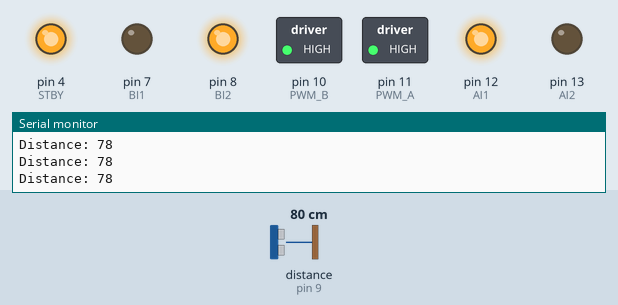
This sketch was run on a simulated Arduino Uno, built with avr-gcc and run on an emulated ATmega328P. Shown: switched loads named in the sketch (green lamp = pin HIGH), output pins drawn as LEDs (lit = HIGH), the last lines printed to the serial monitor. Wiring (inferred from the names in the program): ultrasonic range finder: trigger pin 5; echo pin 9. The inputs (shaded band) are chosen by the test bench; at power-on: distance to the obstacle (sensor on pin 9) 80 cm. The echo pulse lasts 58.3 µs per cm; pins used as bus, display or sensor lines are not drawn.

Above: at 1.2 s.
1.3 s: distance to the obstacle (sensor on pin 9) set to 17 cm
2.8 s: distance to the obstacle (sensor on pin 9) set to 13 cm
At 3.6 s:
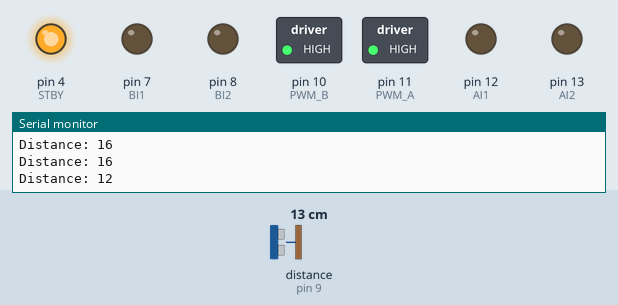
At 4.8 s:
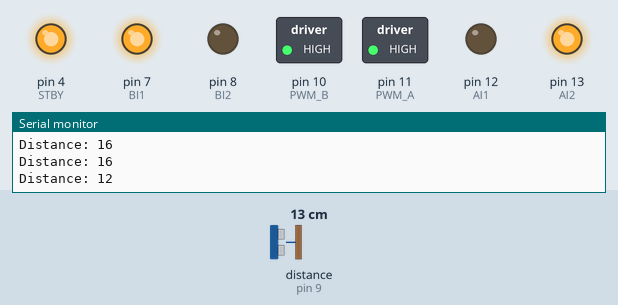
Timing chart, 0 to 11.3 s (numbered marks = the images above; inputs shaded):
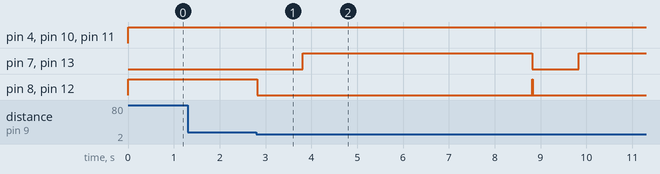

The sketch:

Collision_Detection.ino
```cpp
const int TRIG_PIN = 5;
const int ECHO_PIN = 9;
long duration;
int distance;

void setup() {

  // put your setup code here, to run once:

  pinMode(TRIG_PIN, OUTPUT);
  pinMode(ECHO_PIN, INPUT);
  Serial.begin(9600);
  pinMode(4, OUTPUT); // STBY

  //Motor 1 Control
  pinMode(11, OUTPUT); // PWM A
  pinMode(12, OUTPUT); // AI1
  pinMode(13, OUTPUT); // AI2

  //Motor 2 Control
  pinMode(10, OUTPUT); // PWM B
  pinMode(7, OUTPUT); // BI1
  pinMode(8, OUTPUT); // BI2
}

void loop() {
  // put your main code here, to run repeatedly:
  // Clears the trigPin
  digitalWrite(TRIG_PIN, LOW);
  delayMicroseconds(2);
  // Sets the trigPin on HIGH state for 10 micro seconds
  digitalWrite(TRIG_PIN, HIGH);
  delayMicroseconds(10);
  digitalWrite(TRIG_PIN, LOW);
  // Reads the echoPin, returns the sound wave travel time in microseconds
duration = pulseIn(ECHO_PIN, HIGH);
  // Calculating the distance
  distance = duration * 0.034 / 2;
  // Prints the distance on the Serial Monitor
  Serial.print("Distance: ");
  Serial.println(distance);
  forward(10);
  if(distance < 15) {
    stop(1000);
    backward(5000);
  }

}


//motors
  // digitalWrite(4, HIGH); //STBY, allows motors to drive
  // forward(2000);
  // stop(1000);
  // pivotLeft(2000);
  // stop(1000);
  // pivotRight(2000);
  // stop(1000);
  // backward(2000);
  // stop(1000);
  // pivotRight(2000);
  // stop(1000);

  // stop(1000);
  // forward(1000);
  // stop(1000);
  // backward(1000);
  // stop(1000);
  // turnLeft(1000);
  // stop(1000);
  // turnRight(1000);
  // stop(1000);
  // pivotLeft(1000);
  // stop(1000);
  // pivotRight(1000);
  // stop(1000);
//}


void forward(int forHowLong){
  digitalWrite(4, HIGH); //STBY, allows motors to drive
  //Motor 1
  digitalWrite(12, HIGH);
  digitalWrite(13, LOW);
  analogWrite(11, 255);
  //Motor 2
  digitalWrite(7, LOW);
  digitalWrite(8, HIGH);
  analogWrite(10 , 255);

  delay(forHowLong);
}


void backward(int forHowLong){
  digitalWrite(4, HIGH); //STBY, allows motors to drive
  //Motor 1
  digitalWrite(12, LOW);
  digitalWrite(13, HIGH);
  analogWrite(11, 255);
  //Motor 2
  digitalWrite(7, HIGH);
  digitalWrite(8, LOW);
  analogWrite(10 , 255);

  delay(forHowLong);
}


void turnLeft(int forHowLong){
  digitalWrite(4, HIGH); //STBY, allows motors to drive
  //Motor 1
  digitalWrite(12, LOW);
  digitalWrite(13, LOW);
  analogWrite(11, 255);
  //Motor 2
  digitalWrite(7, LOW);
  digitalWrite(8, HIGH);
  analogWrite(10 , 255);

  delay(forHowLong);
}


void turnRight(int forHowLong){
  digitalWrite(4, HIGH); //STBY, allows motors to drive
  //Motor 1
  digitalWrite(12, HIGH);
  digitalWrite(13, LOW);
  analogWrite(11, 255);
  //Motor 2
  digitalWrite(7, LOW);
  digitalWrite(8, LOW);
  analogWrite(10 , 255);

  delay(forHowLong);
}


void pivotLeft(int forHowLong){
  digitalWrite(4, HIGH); //STBY, allows motors to drive
  //Motor 1
  digitalWrite(12, HIGH);
  digitalWrite(13, LOW);
  analogWrite(11, 255);
  //Motor 2
  digitalWrite(7, HIGH);
  digitalWrite(8, LOW);
  analogWrite(10 , 255);

  delay(forHowLong);
}

void pivotRight(int forHowLong){
  digitalWrite(4, HIGH); //STBY, allows motors to drive
  //Motor 1
  digitalWrite(12, LOW);
  digitalWrite(13, HIGH);
  analogWrite(11, 255);
  //Motor 2
  digitalWrite(7, LOW);
  digitalWrite(8, HIGH);
  analogWrite(10 , 255);

  delay(forHowLong);
}

void stop(int forHowLong){
  digitalWrite(4, HIGH); //STBY, allows motors to drive
  //Motor 1
  digitalWrite(12, LOW);
  digitalWrite(13, LOW);
  analogWrite(11, 255);
  //Motor 2
  digitalWrite(7, LOW);
  digitalWrite(8, LOW);
  analogWrite(10 , 255);

  delay(forHowLong);
}
```

Measured:
- the behaviour switches between 16 and 15 cm on distance to the obstacle (sensor on pin 9) (found by bisection; images 0 and 1)
- after the input at 2.8 s, pin 7 (BI1), pin 13 (AI2): LOW → HIGH after 1.0 s, → LOW 5.0 s later, → HIGH 1.0 s later; pin 8 (BI2), pin 12 (AI1): HIGH → LOW at once, → HIGH 6.0 s later, → LOW 0.01 s later
